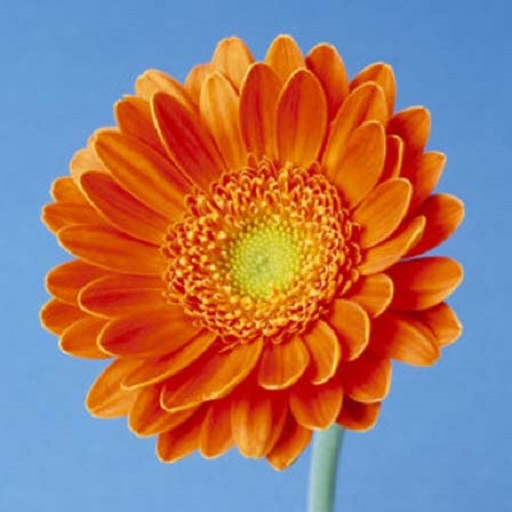
#> input picture red-flower.png, 512 x 512 px
$ python my-tests.py
#> lines starting #> are read from the running program, lines starting #| are printed output that depends on the picture
### bt709.py
import numpy as np


def conversion(img, matrix):
    return np.array([[np.matmul(matrix, pixel) for pixel in col[:]] for col in img[:]])


def to_yuv(img_f):
    drc_matrix = np.array([[0.2126, 0.7152, 0.0722],
                        [-0.09991, -0.33609, 0.436],
                        [0.615, -0.55861, -0.05639]])

    return conversion(img_f, drc_matrix)


# [14 lines left out: functions to_rgb, check_restoration, not called in this run]

### my-tests.py
from skimage.io import imread, imsave, imshow
from skimage import img_as_float, img_as_ubyte
import matplotlib.pyplot as plt
import numpy as np
from bt709 import to_rgb, to_yuv
from filters import rng_filter_yuv, median, erosion, dilatation, outline, \
    convolution_rgb, convolution_yuv, noising_yuv, similarity
from stegas import insert_dwm, extract_dwm, insert_dwm_wkey, \
    extract_dwm_wkey, dwm_guess, nzb_insert, nzb_extract


img = img_as_float(imread('red-flower.png'))
imsave('red-flower-but-its-actually-bnw.png', to_yuv(img)[:, :, 0])
#> in conversion, `return np.array([[np.matmul(matrix, pixel) for pixel in col[:]] for co..`:
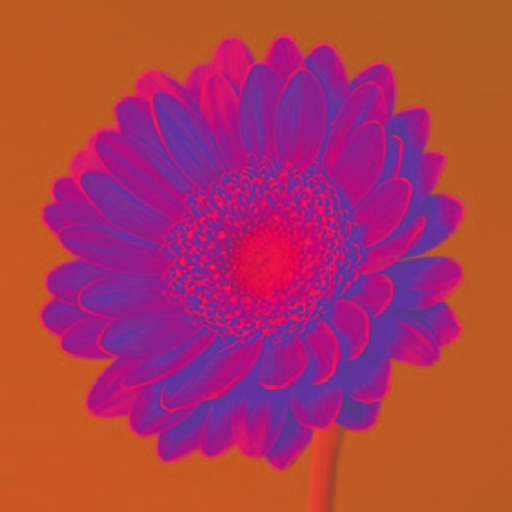
#> returned value: shape (512, 512, 3) float64; mean of channels 0, 1, 2 0.502, -0.0287, 0.0939; drawn with min black and max white

# [238 lines of commented-out code are left out]

$ run again, with palm-tree.png copied over red-flower.png
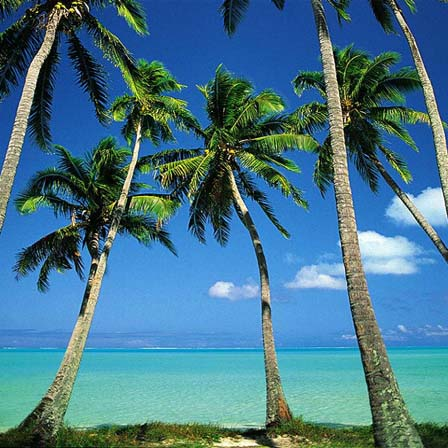
#> input picture palm-tree.png, 448 x 448 px
#> in conversion, `return np.array([[np.matmul(matrix, pixel) for pixel in col[:]] for co..`:
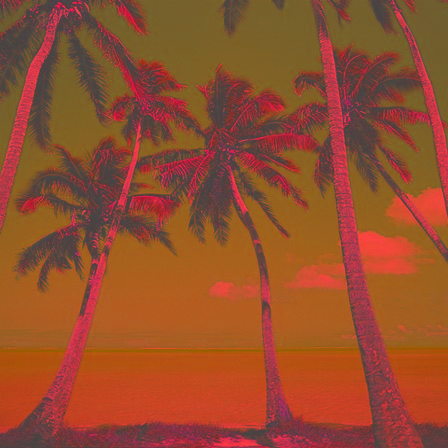
#> returned value: shape (448, 448, 3) float64; mean of channels 0, 1, 2 0.429, 0.0546, -0.121; drawn with min black and max white

$ run again, with cont-with-dwm-median.png copied over red-flower.png
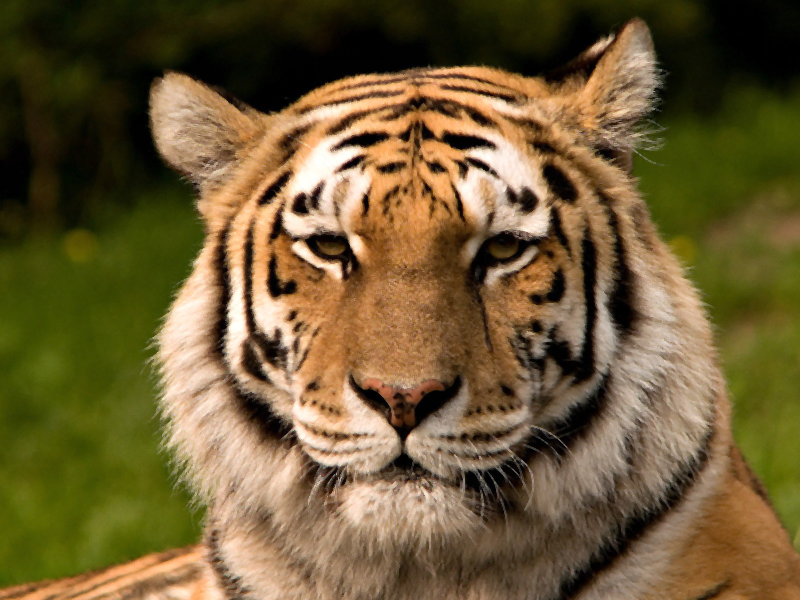
#> input picture cont-with-dwm-median.png, 800 x 600 px
#> in conversion, `return np.array([[np.matmul(matrix, pixel) for pixel in col[:]] for co..`:
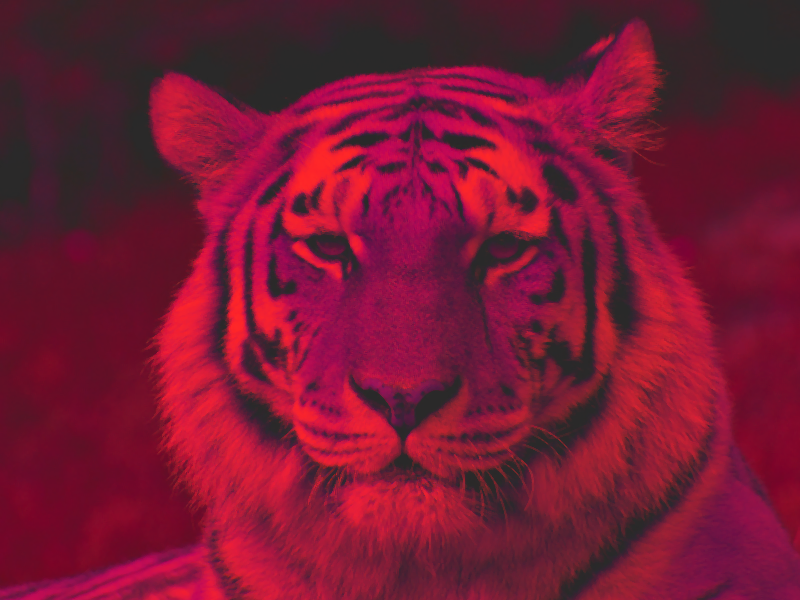
#> returned value: shape (600, 800, 3) float64; mean of channels 0, 1, 2 0.364, -0.0724, 0.0531; drawn with min black and max white
